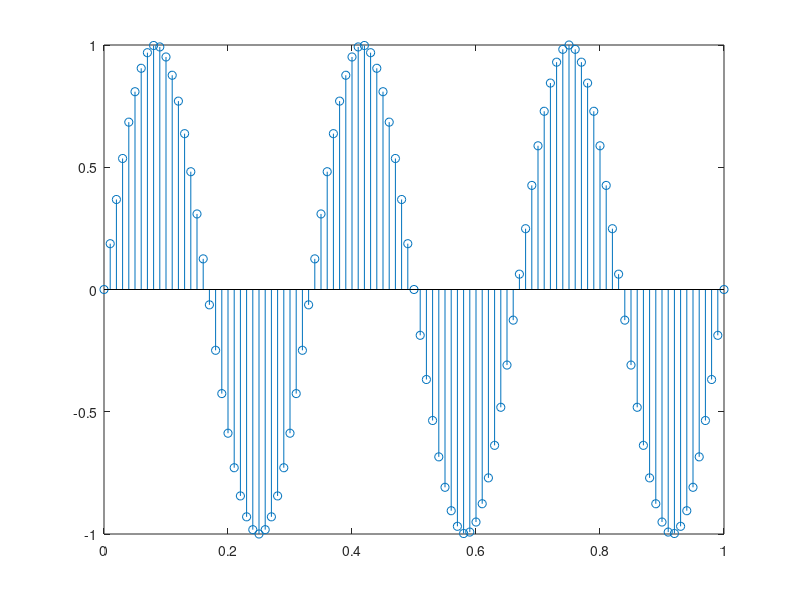

The MATLAB source for this figure:
clear all;
close all;
clc;

f = 3; % frequência

t = 0:0.01:3*(1/f); % 3 ciclos
y = sin(2*pi*f*t);

figure()
stem(t,y);
